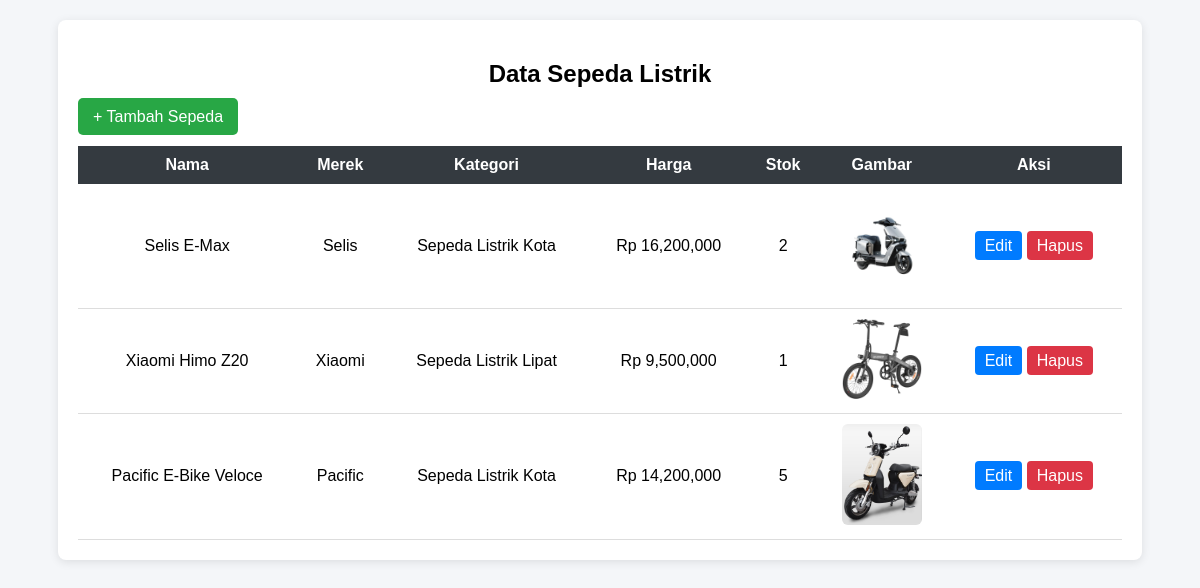
/Admin/data_sepeda.php, run on the app's committed database.
### tables this page shows
CREATE TABLE `sepeda` (
  `id` int(11) NOT NULL,
  `nama_sepeda` varchar(150) NOT NULL,
  `merek` varchar(100) DEFAULT NULL,
  `harga` int(11) NOT NULL,
  `stok` int(11) NOT NULL,
  `deskripsi` text DEFAULT NULL,
  `gambar` varchar(255) DEFAULT NULL,
  `created_at` timestamp NOT NULL DEFAULT current_timestamp(),
  `kategori` varchar(100) DEFAULT NULL
);

### Models/Sepeda.php (called while the page is built, shortened)
<?php
class Sepeda extends Database {
    public function getAll(){
        $conn = $this->connect();
        $data = [];
        $query = "SELECT * FROM sepeda";
        $result = $conn->query($query);
        while($row = $result->fetch_assoc()){
            $data[] = $row;
        }
        return $data;
    }
}
?>

### Admin/data_sepeda.php (the view, shortened to what this page needs)
<?php
require_once "../models/Sepeda.php";
$sepeda = new Sepeda();
$data = $sepeda->getAll();
?>
<!DOCTYPE html>
<html>
<head>
</head>
<body>
<div class="container">
<h2>Data Sepeda Listrik</h2>
<a class="btn-tambah" href="tambah_sepeda.php">+ Tambah Sepeda</a>
<table>
<tr>
<th>Nama</th>
<th>Merek</th>
<th>Kategori</th>
<th>Harga</th>
<th>Stok</th>
<th>Gambar</th>
<th>Aksi</th>
</tr>
<?php foreach($data as $s){ ?>
<tr>
<td><?php echo $s['nama_sepeda']; ?></td>
<td><?php echo $s['merek']; ?></td>
<td><?php echo $s['kategori']; ?></td>
<td>Rp <?php echo number_format($s['harga']); ?></td>
<td><?php echo $s['stok']; ?></td>
<td>
<img src="../assets/<?php echo $s['gambar']; ?>" width="80">
</td>
<td>
<a class="btn-edit" href="edit_sepeda.php?id=<?php echo $s['id']; ?>">Edit</a>
<a class="btn-hapus" href="../controllers/SepedaController.php?action=hapus&id=<?php echo $s['id']; ?>">
Hapus
</a>
</td>
</tr>
<?php } ?>
</table>
</div>
</body>
</html>

### Admin/data_sepeda.php (style rules this page uses)
body { font-family: Arial; background:#f4f6f9; margin:0; padding:20px; }
h2 { text-align:center; }
.container { width:90%; margin:auto; background:white; padding:20px; border-radius:8px; box-shadow:0 2px 10px rgba(0,0,0,0.1); }
.btn-tambah { background:#28a745; color:white; padding:10px 15px; text-decoration:none; border-radius:5px; }
.btn-edit { background:#007bff; color:white; padding:6px 10px; text-decoration:none; border-radius:4px; }
.btn-hapus { background:#dc3545; color:white; padding:6px 10px; text-decoration:none; border-radius:4px; }
table { width:100%; border-collapse:collapse; margin-top:20px; }
table th { background:#343a40; color:white; padding:10px; }
table td { padding:10px; text-align:center; border-bottom:1px solid #ddd; }
img { border-radius:6px; }

### data on the page
sepeda: nama_sepeda "Selis E-Max", merek "Selis", kategori "Sepeda Listrik Kota", harga "16,200,000", stok "2", gambar (picture)
sepeda: nama_sepeda "Xiaomi Himo Z20", merek "Xiaomi", kategori "Sepeda Listrik Lipat", harga "9,500,000", stok "1", gambar (picture)
sepeda: nama_sepeda "Pacific E-Bike Veloce", merek "Pacific", kategori "Sepeda Listrik Kota", harga "14,200,000", stok "5", gambar (picture)
